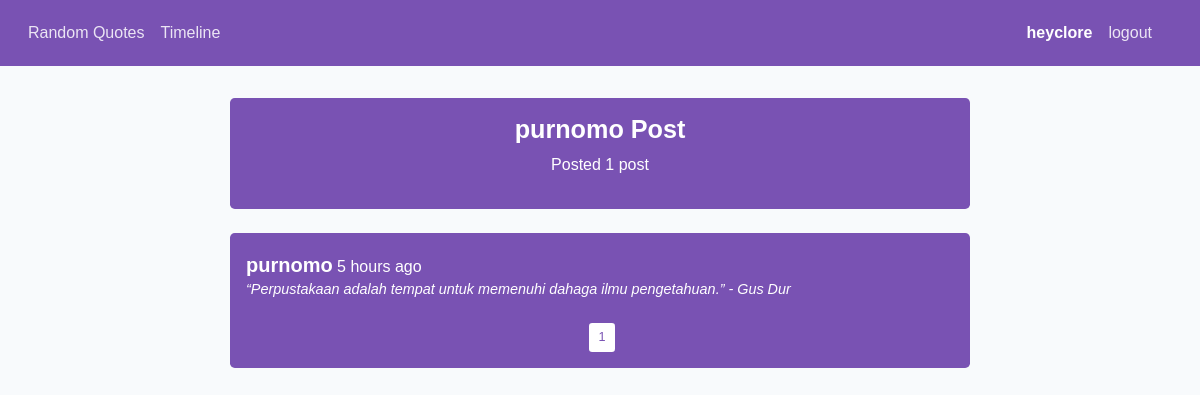
/post/purnomo (signed in), run on the app's committed database.
### quotes/models.py (models this page shows, shortened)
class User(db.Model, UserMixin):
    id = db.Column(db.Integer, primary_key=True)
    username = db.Column(db.String(20), unique=True, nullable=False)
    email = db.Column(db.String(120), unique=True, nullable=False)
    password = db.Column(db.String(60), nullable=False)
    posts = db.relationship('Post', backref='author', lazy=True)

class Post(db.Model):
    id = db.Column(db.Integer, primary_key=True)
    quotes = db.Column(db.String(255), nullable=False)
    writer = db.Column(db.String(20), nullable=False)
    date_posted = db.Column(db.DateTime, nullable=False,
            default=datetime.utcnow)
    user_id = db.Column(db.Integer, db.ForeignKey('user.id'), nullable=False)

### quotes/routes.py (the view)
@app.route('/post/<username>')
def post_user(username):
    data = {'title': f'{username} Post'}
    id = User.query.filter_by(username=username).first_or_404().id
    data['page'] = request.args.get('page', 1, type=int)
    data['posts'] = Post.query.order_by(Post.date_posted.desc()).\
            filter_by(user_id=id).paginate(page=data['page'], per_page=5)
    data['legend'] = data['title']
    return render_template('user_post.html', data=data)

### quotes/models.py (called while the page is built)
@login_manager.user_loader
def load_user(user_id):
    return User.query.get(int(user_id))

### quotes/templates/user_post.html (shortened to what this page needs)
{% extends "layout.html" %}
{% block content %}
<div class="container mt-2">
  <div class="col-md-8 p-3 foo mx-auto rounded-lg text-white">
    <h3 class="text-center font-weight-bold">{{ data['legend'] }}</h3>
    {% if data['posts'].items|length > 1 %}
    <p class="text-center">Posted {{ data['posts'].items|length }} posts</p>
    {% else %}
    <p class="text-center">Posted {{ data['posts'].items|length }} post</p>
    {% endif %}
  </div>
</div>
<div class="container mt-4">
  <div class="col-md-8 p-3 foo mx-auto rounded-lg text-white">
    {% if data['posts'].items %}
      {% for post in data['posts'].items %}
        <div class="mb-2">
          <a href="{{ url_for('post_user', username=post.author.username) }}" class="foofoo font-weight-bold d-inline text-white">{{ post.author.username }}</a>
          {{ moment(post.date_posted).fromNow() }}
          <h6 class="font-italic">“{{ post.quotes }}” - {{ post.writer }}</h6>
        </div>
      {% endfor %}
    {% else %}
      <div class="col d-flex justify-content-center mt-4">there's nothing</div>
    {% endif %}
    <div class="col d-flex justify-content-center mt-4">
      {% for page_num in data['posts'].iter_pages(left_edge=1, right_edge=1, left_current=1, right_current=2) %}
        {% if page_num %}
          {% if data['posts'].page == page_num %}
            <a href="#" class="bar btn btn-sm bg-white ml-1">{{ page_num }}</a>
          {% else %}
              <a href="{{ url_for('timeline', page=page_num) }}" class="bar btn btn-sm bg-white ml-1">{{ page_num }}</a>
          {%endif%}
        {% else %}
            <a href="#" class="bar btn btn-sm bg-white ml-1">...</a>
        {% endif %}
      {% endfor %}
    </div>
  </div>
</div>
{% endblock %}

### quotes/templates/layout.html (shortened to what this page needs)
<!doctype html>
<html lang="en">
  <head>
    <link href="{{ url_for('static', filename='css/app.css') }}" rel="stylesheet">
    <link href="{{ url_for('static', filename='css/bar.css') }}" rel="stylesheet">
  </head>
  <body>
    <div id="app">
      <nav class="navbar navbar-expand navbar-dark flex-column flex-md-row bd-navbar foo">
        <div class="container m-1">
          <div class="navbar-nav-scroll">
            <ul class="navbar-nav bd-navbar-nav flex-row">
              <li class="nav-item">
                <a class="nav-link {% if request.path == '/' %}active{% endif %}" href="{{ url_for('home') }}">Random Quotes</a>
              </li>
              <li class="nav-item">
                <a class="nav-link {% if request.path == '/timeline' %}active{% endif %}" href="{{ url_for('timeline') }}">Timeline</a>
              </li>
            </ul>
          </div>
          <div class="collapse navbar-collapse" id="navbarSupportedContent">
            <ul class="navbar-nav ml-auto">
              {% if current_user.is_authenticated %}
              <li class="nav-item">
                <a class="nav-link active" href="{{ url_for('post_user', username=current_user.username) }}">{{ current_user.username }}</a>
              </li>
              <li class="nav-item">
                <a class="nav-link" href="{{ url_for('logout') }}">logout</a>
              </li>
              {% endif %}
            </ul>
          </div>
        </div>
      </nav>
      <main class="py-4">
        {% block content %}{% endblock%}
      </main>
    </div>
  </body>
</html>

### quotes/static/css/bar.css (style rules this page uses)
.foo { background-color: #7952b3; }
.bar { color: #7952b3; }
.foofoo { font-size: 20px; }

### data on the page
User: username "heyclore"
Post: author.username "purnomo", date_posted "5 hours ago", quotes "Perpustakaan adalah tempat untuk memenuhi dahaga ilmu pengetahuan.", writer "Gus Dur"

### other printed values
{{ data['legend'] }} "purnomo Post"
{{ data['posts'].items|length }} "1"
{{ page_num }} "1"
